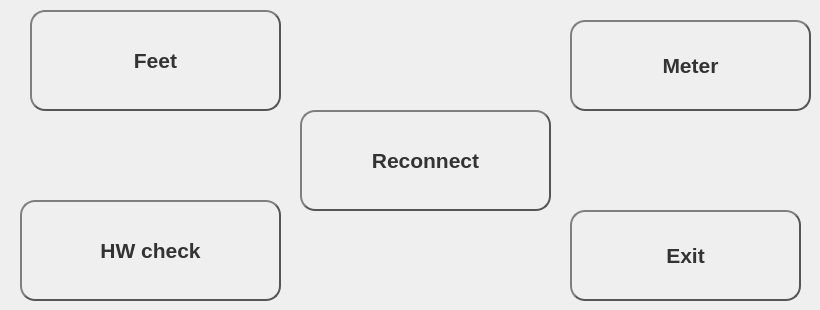
        <widget class="QWidget" name="tab_3">
         <attribute name="title">
          <string>Config</string>
         </attribute>
         <widget class="QPushButton" name="pushButton_19">
          <property name="geometry">
           <rect>
            <x>570</x>
            <y>210</y>
            <width>231</width>
            <height>91</height>
           </rect>
          </property>
          <property name="font">
           <font>
            <pointsize>16</pointsize>
            <bold>true</bold>
           </font>
          </property>
          <property name="styleSheet">
           <string notr="true">QPushButton {
color: #333;
border: 2px solid #555;
border-radius: 15px;
border-style: outset;
background: qradialgradient(
cx: 0.3, cy: -0.4, fx: 0.3, fy: -0.4,
radius: 1.35, stop: 0 #fff, stop: 1 #888
);
padding: 5px;
}

QPushButton:pressed {
    background-color: rgb(224, 0, 0);
    border-style: inset;
}</string>
          </property>
          <property name="text">
           <string>Exit</string>
          </property>
         </widget>
         <widget class="QPushButton" name="pushButton_off">
          <property name="geometry">
           <rect>
            <x>20</x>
            <y>200</y>
            <width>261</width>
            <height>101</height>
           </rect>
          </property>
          <property name="font">
           <font>
            <pointsize>16</pointsize>
            <bold>true</bold>
           </font>
          </property>
          <property name="styleSheet">
           <string notr="true">QPushButton {
color: #333;
border: 2px solid #555;
border-radius: 15px;
border-style: outset;
background: qradialgradient(
cx: 0.3, cy: -0.4, fx: 0.3, fy: -0.4,
radius: 1.35, stop: 0 #fff, stop: 1 #888
);
padding: 5px;
}

QPushButton:pressed {
    background-color: rgb(224, 0, 0);
    border-style: inset;
}</string>
          </property>
          <property name="text">
           <string>HW check</string>
          </property>
         </widget>
         <widget class="QPushButton" name="pushButton_12">
          <property name="geometry">
           <rect>
            <x>570</x>
            <y>20</y>
            <width>241</width>
            <height>91</height>
           </rect>
          </property>
          <property name="font">
           <font>
            <pointsize>16</pointsize>
            <bold>true</bold>
           </font>
          </property>
          <property name="styleSheet">
           <string notr="true">QPushButton {
color: #333;
border: 2px solid #555;
border-radius: 15px;
border-style: outset;
background: qradialgradient(
cx: 0.3, cy: -0.4, fx: 0.3, fy: -0.4,
radius: 1.35, stop: 0 #fff, stop: 1 #888
);
padding: 5px;
}

QPushButton:pressed {
    background-color: rgb(224, 0, 0);
    border-style: inset;
}</string>
          </property>
          <property name="text">
           <string>Meter</string>
          </property>
         </widget>
         <widget class="QPushButton" name="pushButton_13">
          <property name="geometry">
           <rect>
            <x>30</x>
            <y>10</y>
            <width>251</width>
            <height>101</height>
           </rect>
          </property>
          <property name="font">
           <font>
            <pointsize>16</pointsize>
            <bold>true</bold>
           </font>
          </property>
          <property name="styleSheet">
           <string notr="true">QPushButton {
color: #333;
border: 2px solid #555;
border-radius: 15px;
border-style: outset;
background: qradialgradient(
cx: 0.3, cy: -0.4, fx: 0.3, fy: -0.4,
radius: 1.35, stop: 0 #fff, stop: 1 #888
);
padding: 5px;
}

QPushButton:pressed {
    background-color: rgb(224, 0, 0);
    border-style: inset;
}</string>
          </property>
          <property name="text">
           <string>Feet</string>
          </property>
         </widget>
         <widget class="QPushButton" name="reconnect_now">
          <property name="geometry">
           <rect>
            <x>300</x>
            <y>110</y>
            <width>251</width>
            <height>101</height>
           </rect>
          </property>
          <property name="font">
           <font>
            <pointsize>16</pointsize>
            <bold>true</bold>
           </font>
          </property>
          <property name="styleSheet">
           <string notr="true">QPushButton {
color: #333;
border: 2px solid #555;
border-radius: 15px;
border-style: outset;
background: qradialgradient(
cx: 0.3, cy: -0.4, fx: 0.3, fy: -0.4,
radius: 1.35, stop: 0 #fff, stop: 1 #888
);
padding: 5px;
}

QPushButton:pressed {
    background-color: rgb(224, 0, 0);
    border-style: inset;
}</string>
          </property>
          <property name="text">
           <string>Reconnect</string>
          </property>
         </widget>
        </widget>
